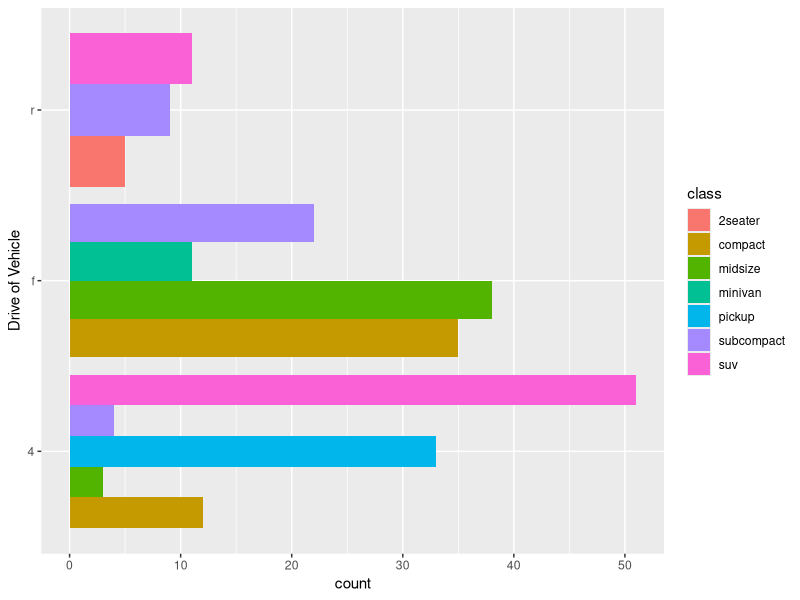

The R script that drew this image:
## ---- chunk 1
knitr::opts_chunk$set(echo = TRUE)
library(tidyverse)
## ---- chunk 2
ggplot(data = mpg) + 
  geom_bar(mapping = aes(x = drv, fill = class), position = "dodge") +
  xlab("Drive of Vehicle") +
  coord_flip()
